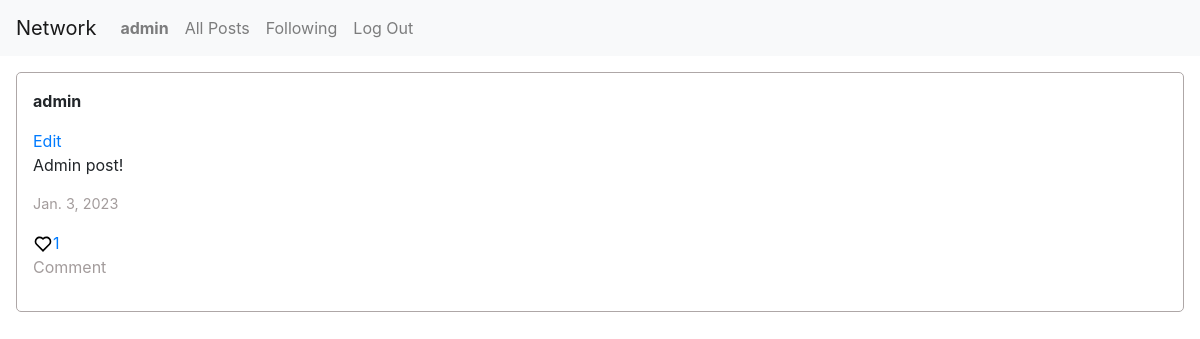
The page /user/2 on the database as committed earlier.
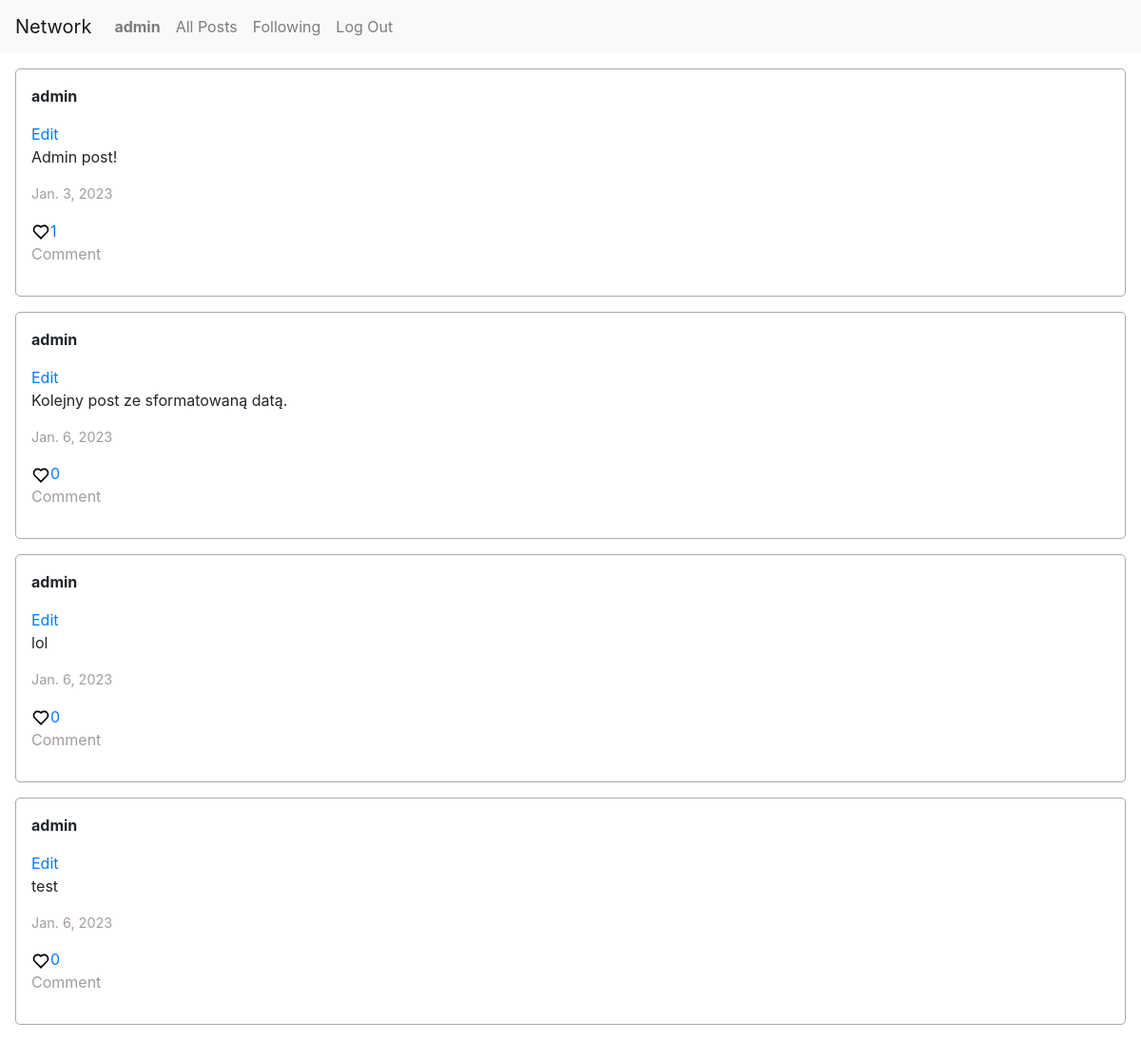
The same page on the database as committed later.
### network/models.py (models this page shows, shortened)
class User(AbstractUser):
    pass

class Post(models.Model):
    author = models.ForeignKey(User, on_delete=models.CASCADE)
    text = models.CharField(max_length=100)
    date = models.DateField(auto_now_add=True)
    likesNumber = models.IntegerField(default=0)

### network/views.py (the view)
# urls.py: path("user/<int:id>",views.user, name="user"),
def user(request,id):
    if(User.objects.get(pk=id)):
        user = User.objects.get(pk=id)
        try:
            posts = Post.objects.filter(author = user)
        except Post.DoesNotExist:
            posts = None
        return render(request, "network/user.html", {
            "user":user,
            "posts":posts
        })
    else:
        print('no user')
    return index(request)

### network/templates/network/user.html (shortened to what this page needs)
{% extends "network/layout.html" %}
{% block body %}
    {%if posts %}
        {%for post in posts%}
        <div id="{{post.id}}" class="post_container">
        <p class="post_author">{{post.author}}</p>
        {%if post.author == user%}
        <a href="#">Edit</a>
        {%endif%}
        <p class="post_text">{{post.text}}</p>
        <p class="post_date">{{post.date}}</p>
        <a class="like" href="#"><img src="../static/network/heart.svg"></img>{{post.likesNumber}}</a>
        <p class="post_comment">Comment</p>
    </div>
        {%endfor%}
    {%else%}
        <div>No posts yet.</div>
    {%endif%}
{% endblock %}

### network/templates/network/layout.html (shortened to what this page needs)
{% load static %}
<!DOCTYPE html>
<html lang="en">
    <head>
        <link rel="stylesheet" href="https://stackpath.bootstrapcdn.com/bootstrap/4.4.1/css/bootstrap.min.css">
        <link href="{% static 'network/styles.css' %}" rel="stylesheet">
    </head>
    <body>
        <nav class="navbar navbar-expand-lg navbar-light bg-light">
            <a class="navbar-brand" href="#">Network</a>
            <div>
              <ul class="navbar-nav mr-auto">
                {% if user.is_authenticated %}
                    <li class="nav-item">
                        <a class="nav-link" href="{%url 'user' user.id%}"><strong>{{ user.username }}</strong></a>
                    </li>
                {% endif %}
                <li class="nav-item">
                  <a class="nav-link" href="{% url 'index' %}">All Posts</a>
                </li>
                {% if user.is_authenticated %}
                    <li class="nav-item">
                        <a class="nav-link" href="#">Following</a>
                    </li>
                    <li class="nav-item">
                        <a class="nav-link" href="{% url 'logout' %}">Log Out</a>
                    </li>
                {% endif %}
              </ul>
            </div>
          </nav>
        <div class="body">
            {% block body %}
            {% endblock %}
        </div>
    </body>
</html>

### network/static/network/styles.css (style rules this page uses)
.post_container { padding: 1rem; border: 1px solid #aea7a7; border-radius: 5px; margin:1rem; }
.post_author { font-weight: bold; }
.post_date { font-size: .9rem; color: #a39c9c; }
.post_comment { color: #a39c9c; }
.like { background-color: transparent; border: none; }
.like img { width: 20px; height: 20px; }

Rows that differ between the two databases and show on the page:
added Post: author "admin", shows "Edit", text "Kolejny post ze sformatowaną datą.", date "Jan. 6, 2023", likesNumber "0"
added Post: author "admin", shows "Edit", text "lol", date "Jan. 6, 2023", likesNumber "0"
added Post: author "admin", shows "Edit", text "test", date "Jan. 6, 2023", likesNumber "0"
